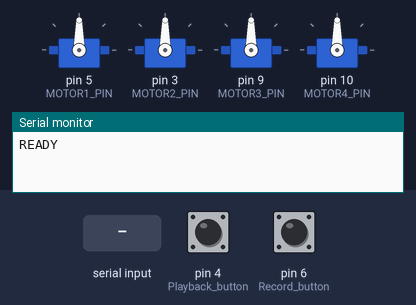
Bench run of a sketch on a simulated Arduino Uno, built with avr-gcc and run on an emulated ATmega328P. On the bench: 4 × servo, the last lines printed to the serial monitor. The inputs (shaded band) are chosen by the test bench; at power-on: pin 4 (Playback_button) HIGH, pin 6 (Record_button) HIGH.

Above: at 1.2 s.
1.3 s: "F" received over Serial
At 1.8 s:
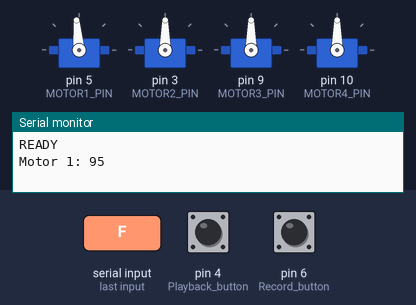
2.8 s: "F" received over Serial
At 4.2 s:
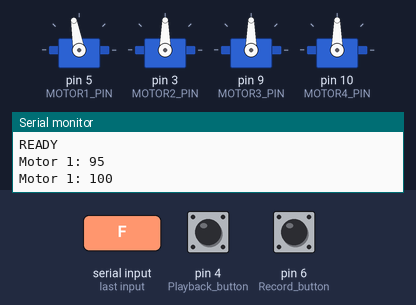
Timing chart, 0 to 5.8 s (numbered marks = the images above; inputs shaded):
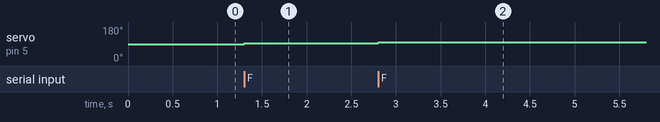

The sketch:

robotic_arm.ino
```cpp
#include <Servo.h>

#define MOTOR1_PIN 5
#define MOTOR2_PIN 3
#define MOTOR3_PIN 9
#define MOTOR4_PIN 10
Servo motor1, motor2, motor3, motor4;

// Motor position variables
byte motor1Pos = 90;
byte motor2Pos = 90;
byte motor3Pos = 90;
byte motor4Pos = 90;
byte selectedMotor = 1;

// Recording and playback variables
struct Movement {
  byte motor1;
  byte motor2;
  byte motor3;
  byte motor4;
  unsigned long delayTime;
};

#define MAX_STEPS 50
Movement recordedSteps[MAX_STEPS];
byte totalSteps = 0;
unsigned long lastRecordTime = 0;

enum Mode { MANUAL, RECORD, PLAYBACK };
Mode currentMode = MANUAL;

// Playback variables
unsigned long playbackStartTime = 0;
byte currentPlayStep = 0;
bool isMoving = false;
bool isPlaying = false;
unsigned long moveStartTime = 0;
byte startPositions[4];
byte targetPositions[4];
unsigned long stepDelayEndTime = 0;

void setup() {
  pinMode(4, INPUT_PULLUP); // Playback button
  pinMode(6, INPUT_PULLUP); // Record button

  motor1.attach(MOTOR1_PIN);
  motor2.attach(MOTOR2_PIN);
  motor3.attach(MOTOR3_PIN);
  motor4.attach(MOTOR4_PIN);

  // Initialize to current positions (no forced neutral position)
  motor1Pos = motor1.read();
  motor2Pos = motor2.read();
  motor3Pos = motor3.read();
  motor4Pos = motor4.read();

  motor1.write(motor1Pos);
  motor2.write(motor2Pos);
  motor3.write(motor3Pos);
  motor4.write(motor4Pos);

  Serial.begin(9600);
  Serial.println("READY");
}

void loop() {
  checkModeButtons();

  switch(currentMode) {
    case MANUAL:
      // Motors maintain their positions automatically
      break;
    case RECORD:
      // Nothing needed here for now
      break;
    case PLAYBACK:
      playbackMode();
      break;
  }

  processSerialCommands();
}

void checkModeButtons() {
  static bool lastRecordState = HIGH;
  static bool lastPlayState = HIGH;
  static unsigned long lastPlayPressTime = 0;

  bool recordState = digitalRead(6);
  bool playState = digitalRead(4);

  // Record button pressed
  if(recordState == LOW && lastRecordState == HIGH) {
    delay(50);
    if(digitalRead(6)) return;

    if(currentMode != RECORD) {
      enterRecordMode();
    } else {
      saveCurrentPosition();
    }
  }

  // Play button pressed - double press to stop
  if(playState == LOW && lastPlayState == HIGH) {
    delay(50);
    if(digitalRead(4)) return;

    unsigned long currentTime = millis();
    if(currentTime - lastPlayPressTime < 500) { // Double press
      if(currentMode == PLAYBACK) {
        exitPlaybackMode();
      }
    } else { // Single press
      if(currentMode != PLAYBACK) {
        enterPlaybackMode();
      }
    }
    lastPlayPressTime = currentTime;
  }

  lastRecordState = recordState;
  lastPlayState = playState;
}

void enterRecordMode() {
  currentMode = RECORD;
  totalSteps = 0;
  lastRecordTime = millis();
  saveCurrentPosition();
  Serial.println("RECORD MODE - Press record button to save positions");
}

void exitRecordMode() {
  currentMode = MANUAL;
  Serial.print("Recording saved with ");
  Serial.print(totalSteps);
  Serial.println(" steps");
}

void saveCurrentPosition() {
  if(totalSteps >= MAX_STEPS) {
    Serial.println("MAX STEPS REACHED");
    exitRecordMode();
    return;
  }

  unsigned long currentTime = millis();

  if(totalSteps > 0) {
    recordedSteps[totalSteps-1].delayTime = currentTime - lastRecordTime;
  }

  recordedSteps[totalSteps].motor1 = motor1Pos;
  recordedSteps[totalSteps].motor2 = motor2Pos;
  recordedSteps[totalSteps].motor3 = motor3Pos;
  recordedSteps[totalSteps].motor4 = motor4Pos;
  recordedSteps[totalSteps].delayTime = 0;

  totalSteps++;
  lastRecordTime = currentTime;

  Serial.print("Position saved (Step ");
  Serial.print(totalSteps);
  Serial.println(")");
}

void enterPlaybackMode() {
  if(totalSteps == 0) {
    Serial.println("NO RECORDED MOVEMENTS");
    return;
  }

  currentMode = PLAYBACK;
  currentPlayStep = 0;
  isPlaying = true;
  startMovementToStep(0);
  Serial.println("PLAYBACK STARTED");
}

void exitPlaybackMode() {
  currentMode = MANUAL;
  isPlaying = false;
  isMoving = false;
  Serial.println("PLAYBACK STOPPED");
}

void startMovementToStep(byte stepIndex) {
  isMoving = true;
  moveStartTime = millis();

  startPositions[0] = motor1.read();
  startPositions[1] = motor2.read();
  startPositions[2] = motor3.read();
  startPositions[3] = motor4.read();

  targetPositions[0] = recordedSteps[stepIndex].motor1;
  targetPositions[1] = recordedSteps[stepIndex].motor2;
  targetPositions[2] = recordedSteps[stepIndex].motor3;
  targetPositions[3] = recordedSteps[stepIndex].motor4;
}

void playbackMode() {
  if(!isPlaying) return;

  if(isMoving) {
    // Smooth movement between positions (500ms duration)
    unsigned long elapsed = millis() - moveStartTime;
    float progress = min((float)elapsed / 500.0, 1.0);

    motor1.write(startPositions[0] + (targetPositions[0] - startPositions[0]) * progress);
    motor2.write(startPositions[1] + (targetPositions[1] - startPositions[1]) * progress);
    motor3.write(startPositions[2] + (targetPositions[2] - startPositions[2]) * progress);
    motor4.write(startPositions[3] + (targetPositions[3] - startPositions[3]) * progress);

    if(progress >= 1.0) {
      isMoving = false;
      stepDelayEndTime = millis() + recordedSteps[currentPlayStep].delayTime;

      // Update motor positions after movement completes
      motor1Pos = targetPositions[0];
      motor2Pos = targetPositions[1];
      motor3Pos = targetPositions[2];
      motor4Pos = targetPositions[3];
    }
  } else {
    // Check if delay time has passed
    if(millis() >= stepDelayEndTime) {
      currentPlayStep++;

      if(currentPlayStep >= totalSteps) {
        currentPlayStep = 0; // Loop back to start
      }

      startMovementToStep(currentPlayStep);
    }
  }
}

void processSerialCommands() {
  if(Serial.available() > 0) {
    char cmd = Serial.read();
    while(Serial.available() > 0) Serial.read();

    switch(cmd) {
      case '1':
        selectedMotor = 1;
        Serial.println("Motor 1 selected");
        break;
      case '2':
        selectedMotor = 2;
        Serial.println("Motor 2 selected");
        break;
      case '3':
        selectedMotor = 3;
        Serial.println("Motor 3 selected");
        break;
      case '4':
        selectedMotor = 4;
        Serial.println("Motor 4 selected");
        break;

      case 'F':
        changeMotorPos(selectedMotor, +5);
        break;
      case 'B':
        changeMotorPos(selectedMotor, -5);
        break;
      case '+':
        changeMotorPos(selectedMotor, +1);
        break;
      case '-':
        changeMotorPos(selectedMotor, -1);
        break;

      case 'P':
        if(currentMode != PLAYBACK) enterPlaybackMode();
        else exitPlaybackMode();
        break;
      case 'R':
        if(currentMode != RECORD) enterRecordMode();
        else exitRecordMode();
        break;
    }
  }
}

void changeMotorPos(byte motor, int posChange) {
  byte *posPtr = getMotorPosPtr(motor);
  *posPtr = constrain(*posPtr + posChange, 0, 180);
  updateMotor(motor);
  printMotorStatus(motor);
}

byte* getMotorPosPtr(byte motor) {
  switch (motor) {
    case 1: return &motor1Pos;
    case 2: return &motor2Pos;
    case 3: return &motor3Pos;
    case 4: return &motor4Pos;
    default: return &motor1Pos;
  }
}

void updateMotor(byte motor) {
  switch (motor) {
    case 1: motor1.write(motor1Pos); break;
    case 2: motor2.write(motor2Pos); break;
    case 3: motor3.write(motor3Pos); break;
    case 4: motor4.write(motor4Pos); break;
  }
}

void printMotorStatus(byte motor) {
  Serial.print("Motor ");
  Serial.print(motor);
  Serial.print(": ");
  Serial.println(*getMotorPosPtr(motor));
}
```

Measured:
- after the input at 1.3 s, servo on pin 5 (MOTOR1_PIN): 90° → 95° at once
- after the input at 2.8 s, servo on pin 5 (MOTOR1_PIN): 95° → 100° at once
